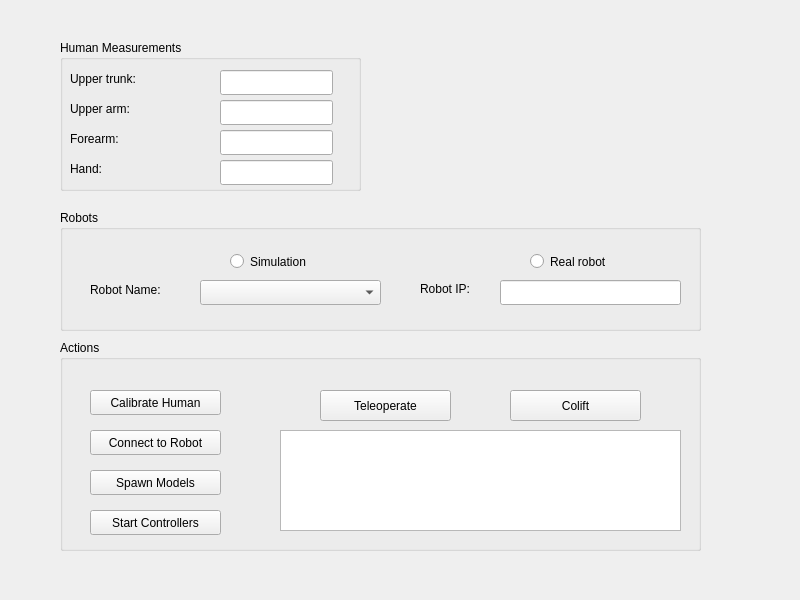
<?xml version="1.0" encoding="UTF-8"?>
<ui version="4.0">
 <class>Form</class>
 <widget class="QWidget" name="Form">
  <property name="geometry">
   <rect>
    <x>0</x>
    <y>0</y>
    <width>800</width>
    <height>600</height>
   </rect>
  </property>
  <property name="windowTitle">
   <string>Form</string>
  </property>
  <widget class="QGroupBox" name="groupBox_robots">
   <property name="geometry">
    <rect>
     <x>60</x>
     <y>210</y>
     <width>641</width>
     <height>121</height>
    </rect>
   </property>
   <property name="title">
    <string>Robots</string>
   </property>
   <widget class="QRadioButton" name="radioButton_simulation">
    <property name="geometry">
     <rect>
      <x>170</x>
      <y>40</y>
      <width>112</width>
      <height>23</height>
     </rect>
    </property>
    <property name="text">
     <string>Simulation</string>
    </property>
   </widget>
   <widget class="QRadioButton" name="radioButton_real_robot">
    <property name="geometry">
     <rect>
      <x>470</x>
      <y>40</y>
      <width>112</width>
      <height>23</height>
     </rect>
    </property>
    <property name="text">
     <string>Real robot</string>
    </property>
   </widget>
   <widget class="QLabel" name="label">
    <property name="geometry">
     <rect>
      <x>360</x>
      <y>70</y>
      <width>67</width>
      <height>17</height>
     </rect>
    </property>
    <property name="text">
     <string>Robot IP:</string>
    </property>
   </widget>
   <widget class="QComboBox" name="comboBox_robot_name">
    <property name="geometry">
     <rect>
      <x>140</x>
      <y>70</y>
      <width>181</width>
      <height>25</height>
     </rect>
    </property>
   </widget>
   <widget class="QLabel" name="label_6">
    <property name="geometry">
     <rect>
      <x>30</x>
      <y>70</y>
      <width>91</width>
      <height>20</height>
     </rect>
    </property>
    <property name="text">
     <string>Robot Name:</string>
    </property>
   </widget>
   <widget class="QLineEdit" name="lineEdit_robot_ip">
    <property name="geometry">
     <rect>
      <x>440</x>
      <y>70</y>
      <width>181</width>
      <height>25</height>
     </rect>
    </property>
   </widget>
  </widget>
  <widget class="QGroupBox" name="groupBox_human">
   <property name="geometry">
    <rect>
     <x>60</x>
     <y>40</y>
     <width>301</width>
     <height>151</height>
    </rect>
   </property>
   <property name="title">
    <string>Human Measurements</string>
   </property>
   <widget class="QLabel" name="label_2">
    <property name="geometry">
     <rect>
      <x>10</x>
      <y>30</y>
      <width>111</width>
      <height>17</height>
     </rect>
    </property>
    <property name="text">
     <string>Upper trunk:</string>
    </property>
   </widget>
   <widget class="QLabel" name="label_3">
    <property name="geometry">
     <rect>
      <x>10</x>
      <y>60</y>
      <width>111</width>
      <height>17</height>
     </rect>
    </property>
    <property name="text">
     <string>Upper arm:</string>
    </property>
   </widget>
   <widget class="QLabel" name="label_4">
    <property name="geometry">
     <rect>
      <x>10</x>
      <y>90</y>
      <width>111</width>
      <height>17</height>
     </rect>
    </property>
    <property name="text">
     <string>Forearm:</string>
    </property>
   </widget>
   <widget class="QLabel" name="label_5">
    <property name="geometry">
     <rect>
      <x>10</x>
      <y>120</y>
      <width>111</width>
      <height>17</height>
     </rect>
    </property>
    <property name="text">
     <string>Hand:</string>
    </property>
   </widget>
   <widget class="QLineEdit" name="l_upper_trunk">
    <property name="geometry">
     <rect>
      <x>160</x>
      <y>30</y>
      <width>113</width>
      <height>25</height>
     </rect>
    </property>
   </widget>
   <widget class="QLineEdit" name="l_upper_arm">
    <property name="geometry">
     <rect>
      <x>160</x>
      <y>60</y>
      <width>113</width>
      <height>25</height>
     </rect>
    </property>
   </widget>
   <widget class="QLineEdit" name="l_forearm">
    <property name="geometry">
     <rect>
      <x>160</x>
      <y>90</y>
      <width>113</width>
      <height>25</height>
     </rect>
    </property>
   </widget>
   <widget class="QLineEdit" name="l_hand">
    <property name="geometry">
     <rect>
      <x>160</x>
      <y>120</y>
      <width>113</width>
      <height>25</height>
     </rect>
    </property>
   </widget>
  </widget>
  <widget class="QGroupBox" name="groupBox_actions">
   <property name="geometry">
    <rect>
     <x>60</x>
     <y>340</y>
     <width>641</width>
     <height>211</height>
    </rect>
   </property>
   <property name="title">
    <string>Actions</string>
   </property>
   <widget class="QPushButton" name="pushButton_calibrate_human">
    <property name="geometry">
     <rect>
      <x>30</x>
      <y>50</y>
      <width>131</width>
      <height>25</height>
     </rect>
    </property>
    <property name="text">
     <string>Calibrate Human</string>
    </property>
   </widget>
   <widget class="QPushButton" name="pushButton_connect_robot">
    <property name="geometry">
     <rect>
      <x>30</x>
      <y>90</y>
      <width>131</width>
      <height>25</height>
     </rect>
    </property>
    <property name="text">
     <string>Connect to Robot</string>
    </property>
   </widget>
   <widget class="QPushButton" name="pushButton_teleoperate">
    <property name="geometry">
     <rect>
      <x>260</x>
      <y>50</y>
      <width>131</width>
      <height>31</height>
     </rect>
    </property>
    <property name="text">
     <string>Teleoperate</string>
    </property>
   </widget>
   <widget class="QPushButton" name="pushButton_colift">
    <property name="geometry">
     <rect>
      <x>450</x>
      <y>50</y>
      <width>131</width>
      <height>31</height>
     </rect>
    </property>
    <property name="text">
     <string>Colift</string>
    </property>
   </widget>
   <widget class="QTextEdit" name="textEdit_status">
    <property name="geometry">
     <rect>
      <x>220</x>
      <y>90</y>
      <width>401</width>
      <height>101</height>
     </rect>
    </property>
   </widget>
   <widget class="QPushButton" name="pushButton_spawn_models">
    <property name="geometry">
     <rect>
      <x>30</x>
      <y>130</y>
      <width>131</width>
      <height>25</height>
     </rect>
    </property>
    <property name="text">
     <string>Spawn Models</string>
    </property>
   </widget>
   <widget class="QPushButton" name="pushButton_start_controllers">
    <property name="geometry">
     <rect>
      <x>30</x>
      <y>170</y>
      <width>131</width>
      <height>25</height>
     </rect>
    </property>
    <property name="text">
     <string>Start Controllers</string>
    </property>
   </widget>
  </widget>
 </widget>
 <resources/>
 <connections/>
</ui>
